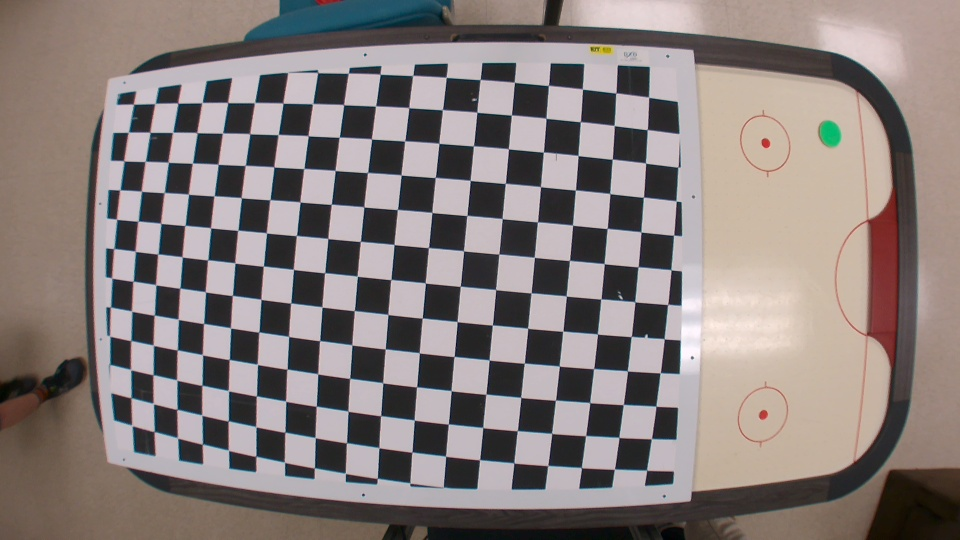
#> input picture 3.5frame3.jpg, 960 x 540 px, given in place of x-raw, format=(string)BGR ! appsink, which was not available
$ python puck_tracker.py
#> lines starting #> are read from the running program, lines starting #| are printed output that depends on the picture; after the words box and inside, x2 and y2 are one past the last pixel; in counts of white or black regions, pixels touching at a corner belong together; long printed decimals are rounded; pictures that were not available may be replaced by others from this repository, and a replacement may not be noted
# tracks objects given their hsv color values.

# import the necessary packages
from collections import deque

from cv2 import VideoCapture
from imutils.video import VideoStream
import numpy as np
import argparse
import cv2
import imutils
import time
# construct the argument parse and parse the arguments

def gstreamer_pipeline(
    # create camera pipeline
    sensor_id=0,
    capture_width=1920,
    capture_height=1080,
    display_width=960,
    display_height=540,
    framerate=30,
    flip_method=0
):
    return (
        "nvarguscamerasrc sensor-id=%d !"
        "video/x-raw(memory:NVMM), width=(int)%d, height=(int)%d, framerate=(fraction)%d/1 ! "
        "nvvidconv flip-method=%d ! "
        "video/x-raw, width=(int)%d, height=(int)%d, format=(string)BGRx ! "
        "videoconvert ! "
        "video/x-raw, format=(string)BGR ! appsink"
        % (
            sensor_id,
            capture_width,
            capture_height,
            framerate,
            flip_method,
            display_width,
            display_height,
        )
    )


def main():
    # construct the argument parse and parse the arguments
    ap = argparse.ArgumentParser()
    ap.add_argument("-v", "--video",
        help="path to the (optional) video file")
    ap.add_argument("-b", "--buffer", type=int, default=64,
        help="max buffer size")
    args = vars(ap.parse_args())
    # define the lower and upper boundaries of the "green"
    # ball in the HSV color space, then initialize the
    # list of tracked points
    greenLower = (65, 39, 46)
    greenUpper = (85, 256, 226)
    # Define camera matrix K
    intrinsic = np.array([[584.053567693393, 0.0, 491.107498914361],
                          [0.0, 586.778383380614, 254.236382017895],
                          [0.0, 0.0, 1.0]])

    # Define distortion coefficients d
    distort = np.array([-0.318443099339647, 0.0945554774567145, 0.0, 0.0])
    pts = deque(maxlen=args["buffer"])
    # if a video path was not supplied, grab the reference
    # to the webcam
    if not args.get("video", False):
        print(gstreamer_pipeline(flip_method=0))
        vs = VideoCapture(gstreamer_pipeline(flip_method=0), cv2.CAP_GSTREAMER)
    # otherwise, grab a reference to the video file
    else:
        vs = cv2.VideoCapture(args["video"])
    # allow the camera or video file to warm up
    time.sleep(2.0)
    # keep looping
    while True:
        # grab the current frame
        ret_val, frame = vs.read()  # created an error, was frame = vs.read() at first
#> frame is the input picture: shape (540, 960, 3); mean B, G, R 123.6, 125.7, 135.5
        # handle the frame from VideoCapture or VideoStream
        frame = frame[1] if args.get("video", False) else frame
        # if we are viewing a video and we did not grab a frame,
        # then we have reached the end of the video
        if frame is None:
            break

        #print(frame)

        # resize the frame, blur it, and convert it to the HSV
        # color space
        blurred = cv2.GaussianBlur(frame, (11, 11), 0)
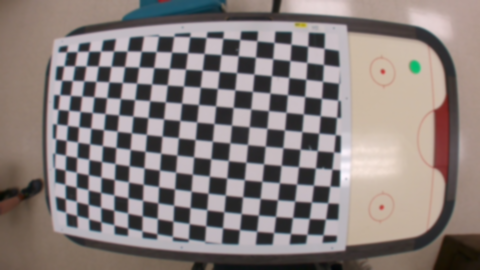
#> blurred: shape (540, 960, 3) (shown at 1/2 size); mean B, G, R 123.6, 125.7, 135.5
        hsv = cv2.cvtColor(blurred, cv2.COLOR_BGR2HSV)
#> hsv: shape (540, 960, 3); mean H, S, V 82.5, 37.3, 138.1

        # Read an example image and acquire its size
        # img = cv2.imread(frame)
        h, w = hsv.shape[:2]

        # Generate new camera matrix from parameters
        newcameramatrix, roi = cv2.getOptimalNewCameraMatrix(intrinsic, distort, (w, h), 0)

        # Generate look-up tables for remapping the camera image
        mapx, mapy = cv2.initUndistortRectifyMap(intrinsic, distort, None, newcameramatrix, (w, h), 5)

        # Remap the original image to a new image
        hsv = cv2.remap(hsv, mapx, mapy, cv2.INTER_LINEAR)
#> hsv: shape (540, 960, 3); mean H, S, V 76.8, 38, 139.8
        frame = cv2.remap(frame, mapx, mapy, cv2.INTER_LINEAR)
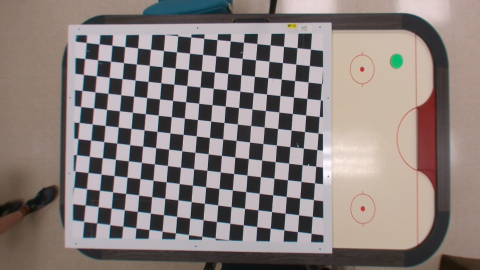
#> frame: shape (540, 960, 3) (shown at 1/2 size); mean B, G, R 123.9, 126.6, 137.2

        # construct a mask for the color "green", then perform
        # a series of dilations and erosions to remove any small
        # blobs left in the mask
        mask = cv2.inRange(hsv, greenLower, greenUpper)
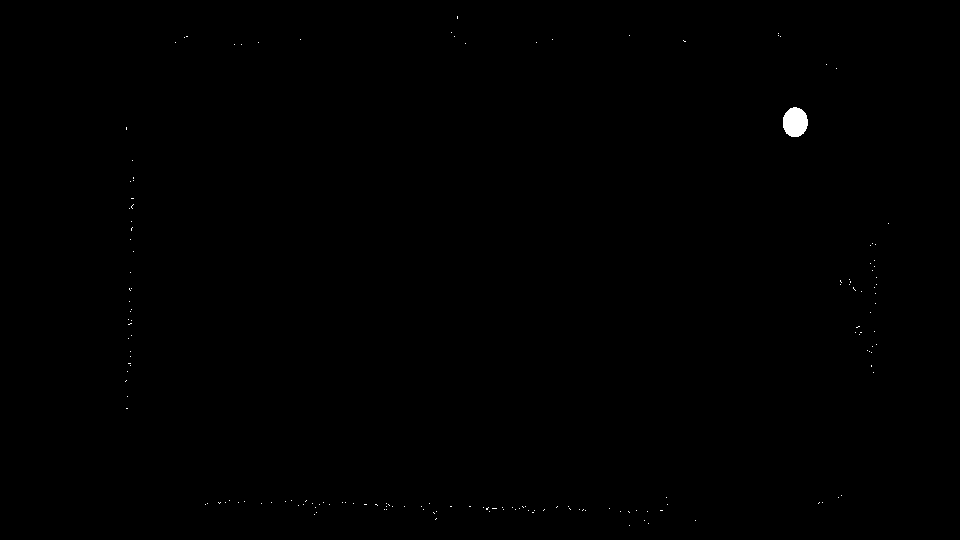
#> mask: shape (540, 960); 0.16% white; 163 white regions (162 under 20 px), largest, box (x1, y1, x2, y2) and area: (783, 107, 808, 137) 593
        mask = cv2.erode(mask, None, iterations=2)
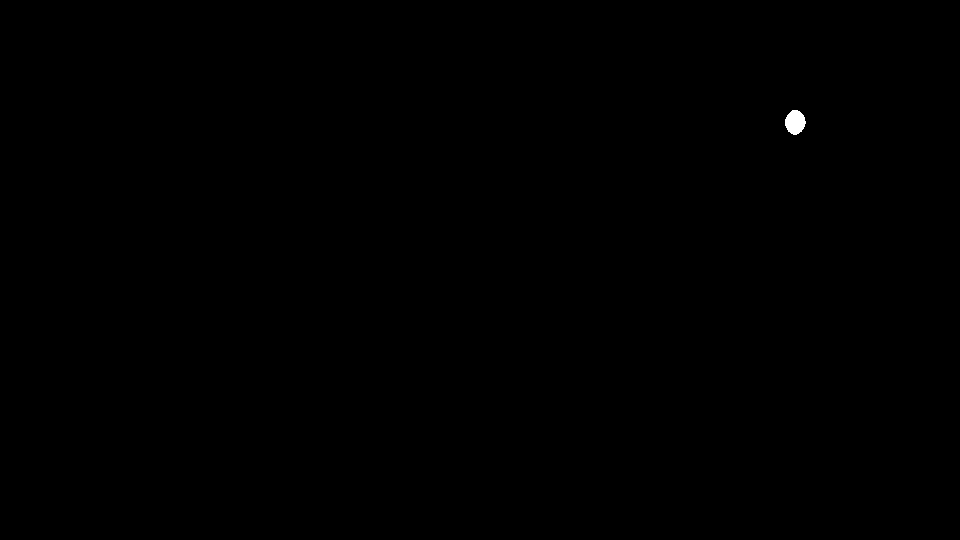
#> mask: shape (540, 960); 0.08% white; 1 white region, box (x1, y1, x2, y2) and area: (785, 110, 806, 135) 389
        mask = cv2.dilate(mask, None, iterations=2)
#> mask: shape (540, 960); 0.11% white; 1 white region
            # find contours in the mask and initialize the current
        # (x, y) center of the ball
        cnts = cv2.findContours(mask.copy(), cv2.RETR_EXTERNAL,
            cv2.CHAIN_APPROX_SIMPLE)
#> cnts = 1 contour; box (x1, y1, x2, y2) and area: (783, 108, 808, 137) 550
        cnts = imutils.grab_contours(cnts)
        center = None
        # only proceed if at least one contour was found
        if len(cnts) > 0:
            # find the largest contour in the mask, then use
            # it to compute the minimum enclosing circle and
            # centroid
            c = max(cnts, key=cv2.contourArea)
#> c = contour of 36 points, box (x1, y1, x2, y2) (783, 108, 808, 137), area 550
            ((x, y), radius) = cv2.minEnclosingCircle(c)
#> x = 794.5; y = 121.9; radius = 14.57
            print("x coord: ", x, "y coord: ", y)
#| x coord:  794.5 y coord:  121.857
            M = cv2.moments(c)
#> M = moments, m00 549.5, centre m10/m00, m01/m00 = (794.8, 121.9)
            center = (int(M["m10"] / M["m00"]), int(M["m01"] / M["m00"]))
#> center = (794, 121)
            # only proceed if the radius meets a minimum size
            if radius > 5:
                # draw the circle and centroid on the frame,
                # then update the list of tracked points
                cv2.circle(frame, (int(x), int(y)), int(radius),
                    (0, 255, 255), 2)
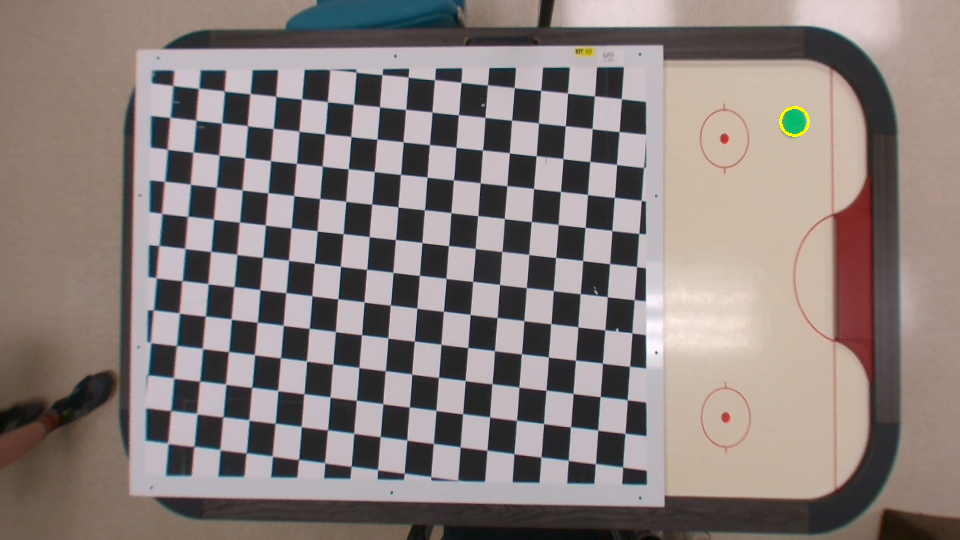
#> frame: shape (540, 960, 3); 0.05% of pixels changed, all inside (x1, y1, x2, y2) = (779, 106, 810, 137)
                cv2.circle(frame, center, 5, (0, 0, 255), -1)
#> frame: shape (540, 960, 3); 0.02% of pixels changed, all inside (x1, y1, x2, y2) = (789, 116, 800, 127)
        # update the points queue
        pts.appendleft(center)
            # loop over the set of tracked points
        for i in range(1, len(pts)):
            # if either of the tracked points are None, ignore
            # them
            if pts[i - 1] is None or pts[i] is None:
                continue
            # otherwise, compute the thickness of the line and
            # draw the connecting lines
            thickness = int(np.sqrt(args["buffer"] / float(i + 1)) * 2.5)
            cv2.line(frame, pts[i - 1], pts[i], (0, 0, 255), thickness)
        # show the frame to our screen
        # frame = imutils.resize(frame, width=1280, height=720)
        cv2.imshow("Frame", frame)
        key = cv2.waitKey(1) & 0xFF
#> (key q is pressed here)
        # if the 'q' key is pressed, stop the loop
        if key == ord("q"):
            break
    # if we are not using a video file, stop the camera video stream
    if not args.get("video", False):
        vs.release()
    # otherwise, release the camera
    else:
        vs.release()
    # close all windows
    cv2.destroyAllWindows()

if __name__ == "__main__":
    main()

$ run again, on 3.5frame4.jpg
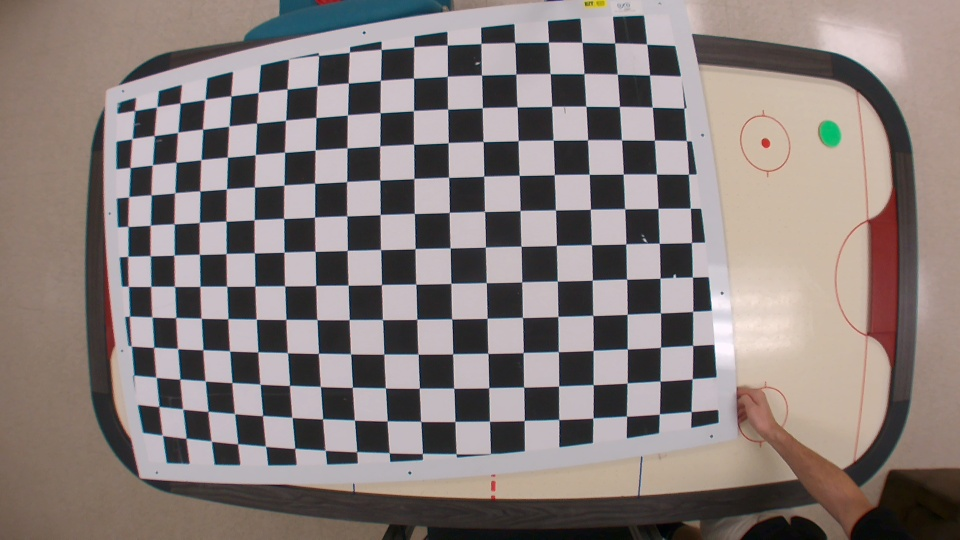
#> input picture 3.5frame4.jpg, 960 x 540 px, given in place of x-raw, format=(string)BGR ! appsink, which was not available
#> in main, frame is the input picture: shape (540, 960, 3); mean B, G, R 122.3, 124.6, 134.7
#> in main, `frame = cv2.remap(frame, mapx, mapy, cv2.INTER_LINEAR)`:
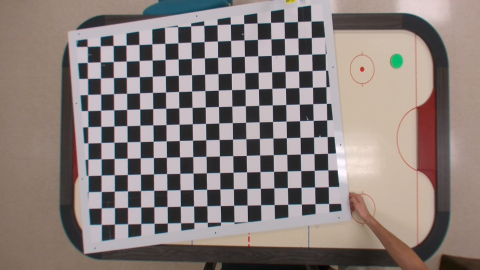
#> frame: shape (540, 960, 3) (shown at 1/2 size); mean B, G, R 122.8, 126, 137.1
#> cnts = 1 contour; box (x1, y1, x2, y2) and area: (783, 108, 808, 137) 547
#> c = contour of 34 points, box (x1, y1, x2, y2) (783, 108, 808, 137), area 547
#> x = 794.5; y = 121.9; radius = 14.57
#| x coord:  794.5 y coord:  121.857
#> M = moments, m00 547, centre m10/m00, m01/m00 = (794.7, 122)
#> center = (794, 121)
#> in main, `cv2.circle(frame, (int(x), int(y)), int(radius), (0, 255, 255), 2)`:
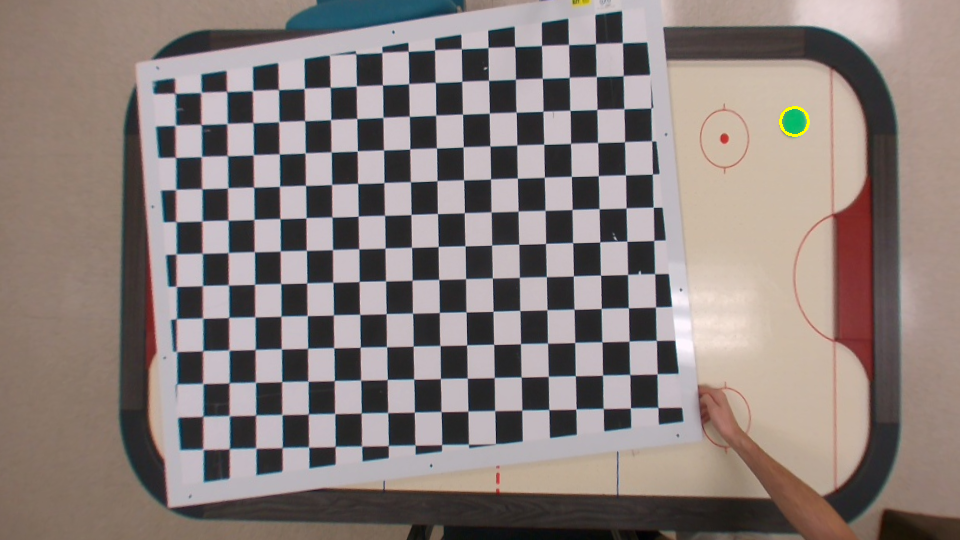
#> frame: shape (540, 960, 3); 0.05% of pixels changed, all inside (x1, y1, x2, y2) = (779, 106, 810, 137)

$ run again, on 3.5frame5.jpg
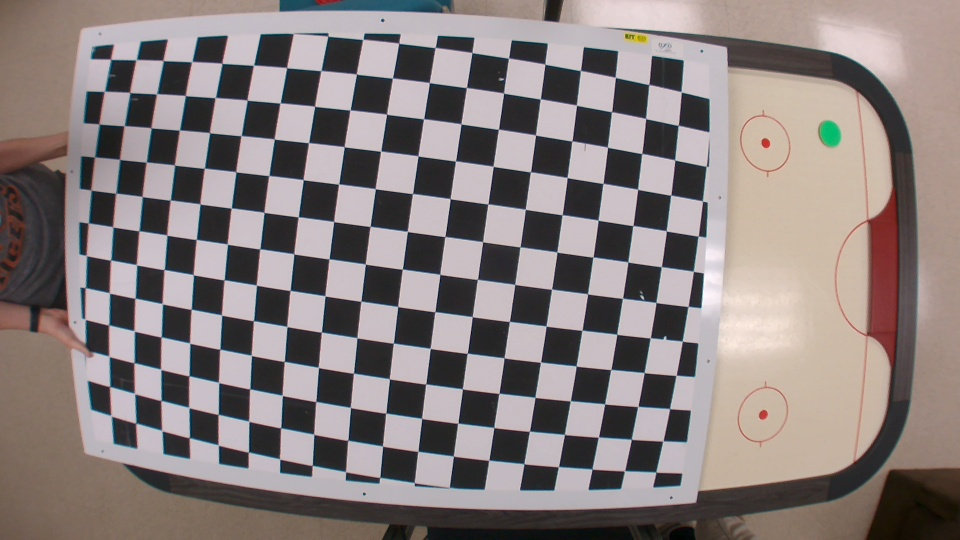
#> input picture 3.5frame5.jpg, 960 x 540 px, given in place of x-raw, format=(string)BGR ! appsink, which was not available
#> in main, frame is the input picture: shape (540, 960, 3); mean B, G, R 125.3, 126.3, 136
#> in main, `mask = cv2.inRange(hsv, greenLower, greenUpper)`:
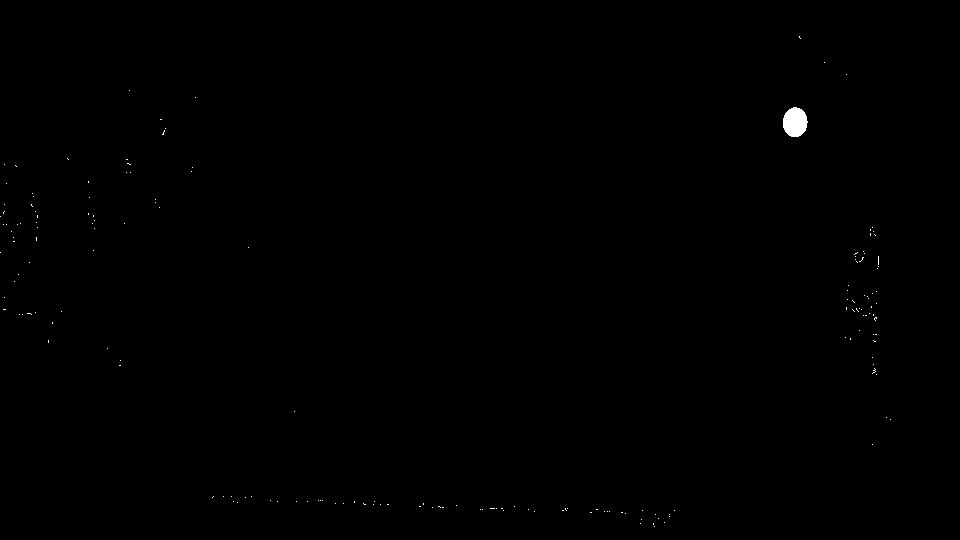
#> mask: shape (540, 960); 0.17% white; 174 white regions (173 under 20 px), largest, box (x1, y1, x2, y2) and area: (783, 107, 808, 137) 581
#> cnts = 1 contour; box (x1, y1, x2, y2) and area: (783, 108, 807, 137) 536
#> c = contour of 30 points, box (x1, y1, x2, y2) (783, 108, 807, 137), area 536
#> x = 795; y = 122; radius = 14.56
#| x coord:  795.0 y coord:  122.0
#> M = moments, m00 536.5, centre m10/m00, m01/m00 = (794.6, 121.9)
#> center = (794, 121)
#> in main, `cv2.circle(frame, (int(x), int(y)), int(radius), (0, 255, 255), 2)`:
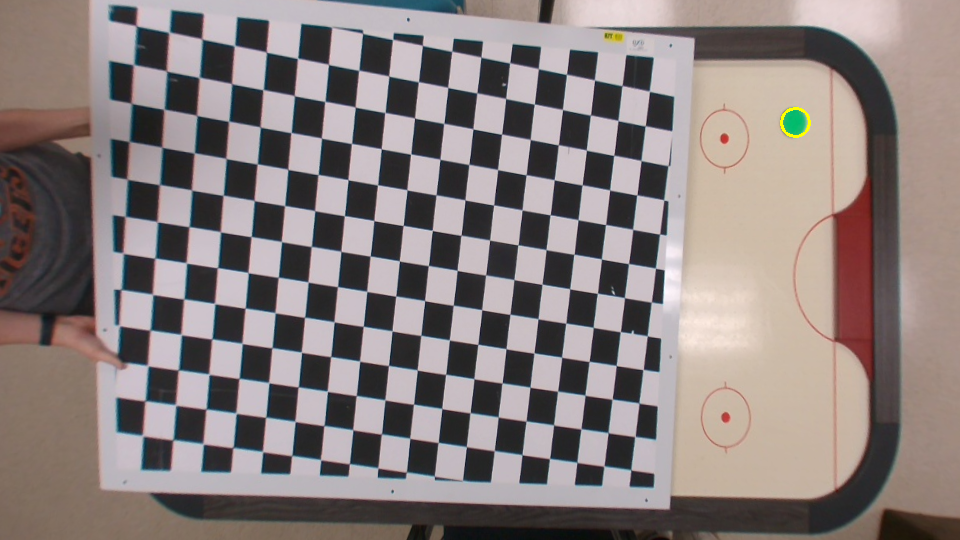
#> frame: shape (540, 960, 3); mean B, G, R 125.1, 126.6, 136.9
